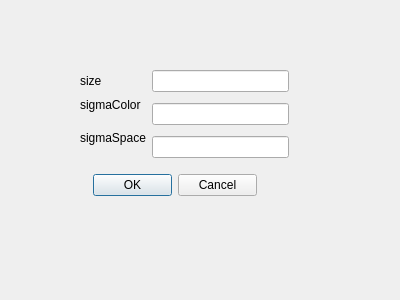
<?xml version="1.0" encoding="UTF-8"?>
<ui version="4.0">
 <class>BilateralFilterDialog</class>
 <widget class="QDialog" name="BilateralFilterDialog">
  <property name="geometry">
   <rect>
    <x>0</x>
    <y>0</y>
    <width>400</width>
    <height>300</height>
   </rect>
  </property>
  <property name="windowTitle">
   <string>Dialog</string>
  </property>
  <widget class="QDialogButtonBox" name="buttonBox">
   <property name="geometry">
    <rect>
     <x>93</x>
     <y>169</y>
     <width>164</width>
     <height>32</height>
    </rect>
   </property>
   <property name="orientation">
    <enum>Qt::Horizontal</enum>
   </property>
   <property name="standardButtons">
    <set>QDialogButtonBox::Cancel|QDialogButtonBox::Ok</set>
   </property>
  </widget>
  <widget class="QWidget" name="layoutWidget">
   <property name="geometry">
    <rect>
     <x>80</x>
     <y>70</y>
     <width>209</width>
     <height>88</height>
    </rect>
   </property>
   <layout class="QGridLayout" name="gridLayout">
    <item row="0" column="0">
     <widget class="QLabel" name="label">
      <property name="text">
       <string>size</string>
      </property>
     </widget>
    </item>
    <item row="0" column="1">
     <widget class="QLineEdit" name="size"/>
    </item>
    <item row="1" column="0">
     <widget class="QLabel" name="label_2">
      <property name="text">
       <string>sigmaColor</string>
      </property>
     </widget>
    </item>
    <item row="1" column="1" rowspan="2">
     <widget class="QLineEdit" name="sigmaColor"/>
    </item>
    <item row="2" column="0" rowspan="2">
     <widget class="QLabel" name="label_3">
      <property name="text">
       <string>sigmaSpace</string>
      </property>
     </widget>
    </item>
    <item row="3" column="1">
     <widget class="QLineEdit" name="sigmaSpace"/>
    </item>
   </layout>
  </widget>
 </widget>
 <resources/>
 <connections/>
</ui>
